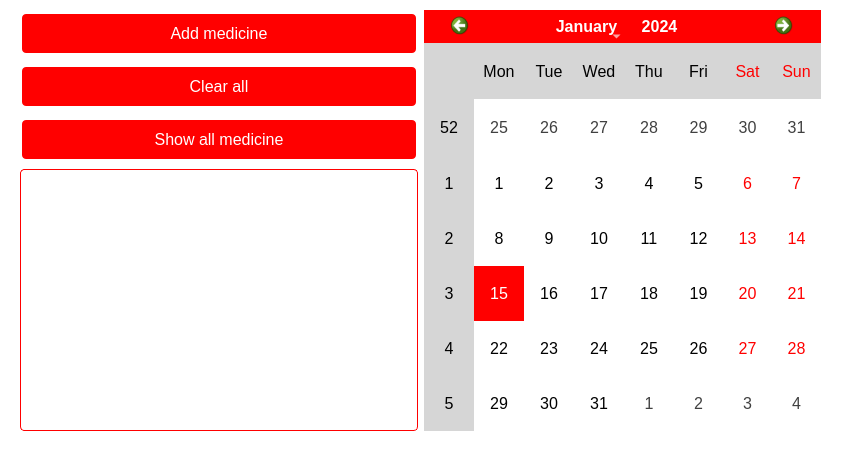
<?xml version="1.0" encoding="UTF-8"?>
<ui version="4.0">
 <class>MainWindow</class>
 <widget class="QMainWindow" name="MainWindow">
  <property name="geometry">
   <rect>
    <x>0</x>
    <y>0</y>
    <width>842</width>
    <height>471</height>
   </rect>
  </property>
  <property name="sizePolicy">
   <sizepolicy hsizetype="Maximum" vsizetype="Preferred">
    <horstretch>0</horstretch>
    <verstretch>0</verstretch>
   </sizepolicy>
  </property>
  <property name="font">
   <font>
    <family>TT Norms Light</family>
   </font>
  </property>
  <property name="windowTitle">
   <string>Fleming</string>
  </property>
  <property name="styleSheet">
   <string notr="true">QMainWindow {
	background-color: rgb(255, 255, 255)
}


QPushButton {
 background-color: red;
 color: white;
 padding: 10px 20px;
 text-align: center;
 font-size: 16px;
 margin: 4px 2px;
 border-radius: 4;
 font: 57 8pt &quot;TT Norms Medium&quot;;
}

QPushButton:hover {
     background-color: #FF5757;
}

QPushButton:pressed {
  background-color: rgb(85, 0, 0);
}

QTextBrowser {
	background-color: white;
	color: red;
   border: 1px solid red; 
   font: 57 8pt &quot;TT Norms Light&quot;;
	 border-radius: 4;
}

QCalendarWidget QToolButton {
font: 57 8pt &quot;TT Norms Medium&quot;;
 border-radius: 4;
  	height: 20px;
  	width: 70px;
  	color: white;
  	font-size: 14px;
  	icon-size: 56px, 56px;
  	background-color: rgb(255, 0, 0);
  }
 QCalendarWidget QToolButton {
font: 57 8pt &quot;TT Norms Medium&quot;;
  	height: 30px;
  	width: 70px;
  	color: white;
  	font-size: 16px;
  	icon-size: 20px, 20px;
  	background-color: rgb(255, 0, 0);
 border-radius: 4;
  }
  QCalendarWidget QMenu {
font: 57 8pt &quot;TT Norms Medium&quot;;
  	width: 70px;
  	left: 20px;
  	color: white;
  	font-size: 16px;
  	background-color: rgb(100, 100, 100);
 border-radius: 4;
  }
  QCalendarWidget QSpinBox { 
font: 57 8pt &quot;TT Norms Medium&quot;;
  	width: 10px; 
  	font-size:12px; 
  	color: white; 
  		background-color: rgb(255, 0, 0);
  	selection-background-color: rgb(136, 136, 136);
  	selection-color: rgb(255, 255, 255);
  }
  QCalendarWidget QSpinBox::up-button { subcontrol-origin: border;  subcontrol-position: top right;  width:65px; }
  QCalendarWidget QSpinBox::down-button {subcontrol-origin: border; subcontrol-position: bottom right;  width:65px;}
  QCalendarWidget QSpinBox::up-arrow { width:56px;  height:56px; }
  QCalendarWidget QSpinBox::down-arrow { width:56px;  height:56px; }
   
  /* header row */
  QCalendarWidget QWidget { alternate-background-color: rgb(214, 214, 214); }
   
  /* normal days */
  QCalendarWidget QAbstractItemView:enabled 
  {
font: 57 8pt &quot;TT Norms Medium&quot;;
  	font-size:16px;  
  	color: rgb(0, 0, 0); 
  	background-color: white;  
  	selection-background-color: rgb(255, 0, 0); 
  	selection-color: rgb(255, 255, 255);
  }
   
  /* days in other months */
  /* navigation bar */
QCalendarWidget QWidget#qt_calendar_navigationbar
{ 
background-color: rgb(255, 0, 0);
}

QCalendarWidget QAbstractItemView:disabled 
{ 
color: rgb(64, 64, 64); 
}</string>
  </property>
  <widget class="QWidget" name="centralwidget">
   <widget class="QWidget" name="horizontalLayoutWidget">
    <property name="geometry">
     <rect>
      <x>20</x>
      <y>10</y>
      <width>801</width>
      <height>421</height>
     </rect>
    </property>
    <layout class="QHBoxLayout" name="horizontalLayout">
     <item>
      <layout class="QVBoxLayout" name="verticalLayout">
       <item>
        <widget class="QPushButton" name="pushButton_3">
         <property name="text">
          <string>Add medicine</string>
         </property>
        </widget>
       </item>
       <item>
        <widget class="QPushButton" name="pushButton_2">
         <property name="styleSheet">
          <string notr="true"/>
         </property>
         <property name="text">
          <string>Clear all</string>
         </property>
        </widget>
       </item>
       <item>
        <widget class="QPushButton" name="pushButton">
         <property name="text">
          <string>Show all medicine</string>
         </property>
        </widget>
       </item>
       <item>
        <widget class="QTextBrowser" name="textBrowserInfoOfDay">
         <property name="html">
          <string>&lt;!DOCTYPE HTML PUBLIC &quot;-//W3C//DTD HTML 4.0//EN&quot; &quot;http://www.w3.org/TR/REC-html40/strict.dtd&quot;&gt;
&lt;html&gt;&lt;head&gt;&lt;meta name=&quot;qrichtext&quot; content=&quot;1&quot; /&gt;&lt;style type=&quot;text/css&quot;&gt;
p, li { white-space: pre-wrap; }
&lt;/style&gt;&lt;/head&gt;&lt;body style=&quot; font-family:'TT Norms Light'; font-size:8pt; font-weight:56; font-style:normal;&quot;&gt;
&lt;p style=&quot;-qt-paragraph-type:empty; margin-top:0px; margin-bottom:0px; margin-left:0px; margin-right:0px; -qt-block-indent:0; text-indent:0px; font-family:'TT Norms Medium';&quot;&gt;&lt;br /&gt;&lt;/p&gt;&lt;/body&gt;&lt;/html&gt;</string>
         </property>
        </widget>
       </item>
      </layout>
     </item>
     <item>
      <layout class="QVBoxLayout" name="verticalLayout_2">
       <item>
        <widget class="QCalendarWidget" name="calendarWidget">
         <property name="locale">
          <locale language="English" country="UnitedStates"/>
         </property>
         <property name="firstDayOfWeek">
          <enum>Qt::Monday</enum>
         </property>
         <property name="verticalHeaderFormat">
          <enum>QCalendarWidget::ISOWeekNumbers</enum>
         </property>
        </widget>
       </item>
      </layout>
     </item>
    </layout>
   </widget>
  </widget>
  <widget class="QMenuBar" name="menubar">
   <property name="geometry">
    <rect>
     <x>0</x>
     <y>0</y>
     <width>842</width>
     <height>21</height>
    </rect>
   </property>
  </widget>
 </widget>
 <resources/>
 <connections/>
</ui>
